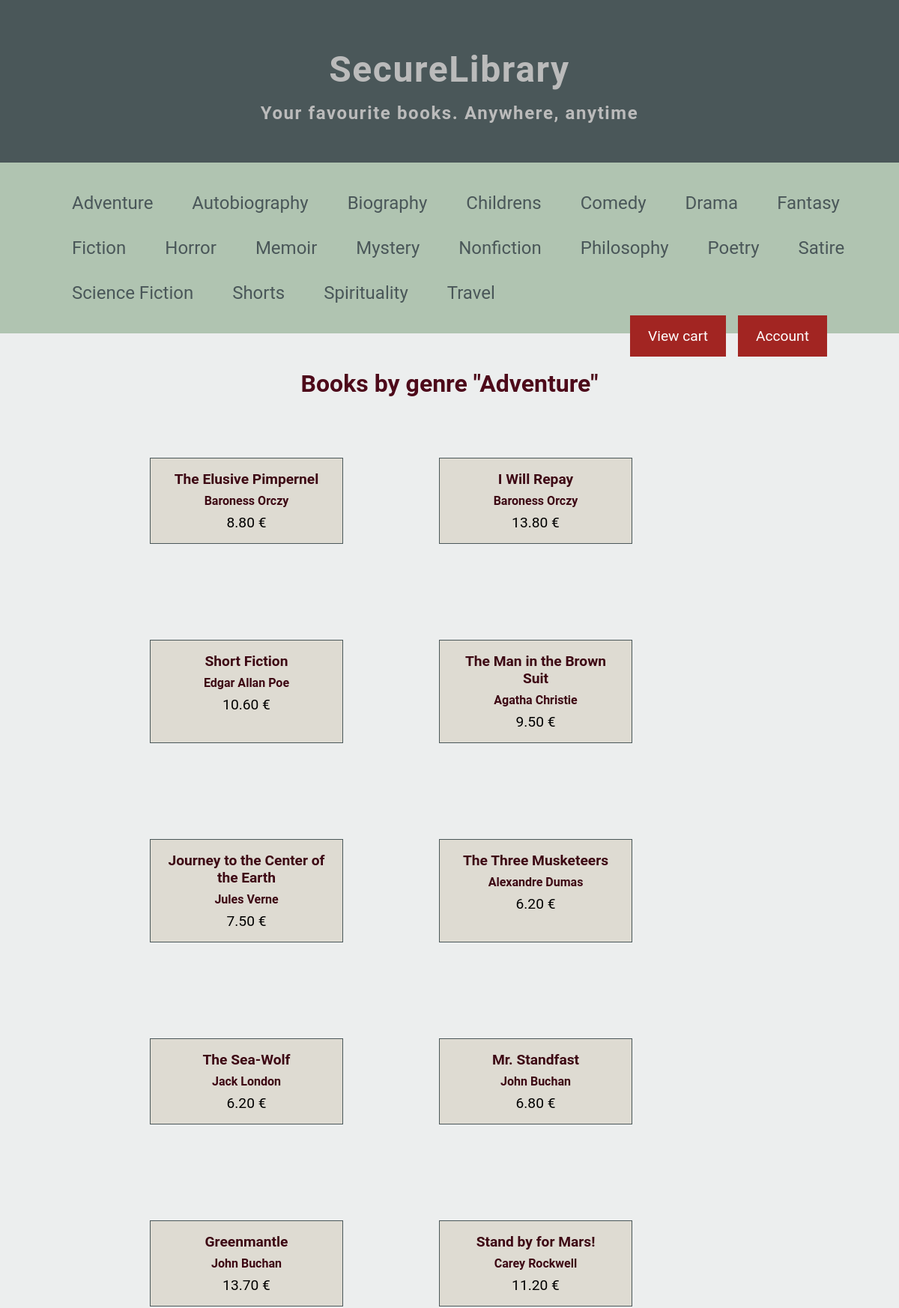
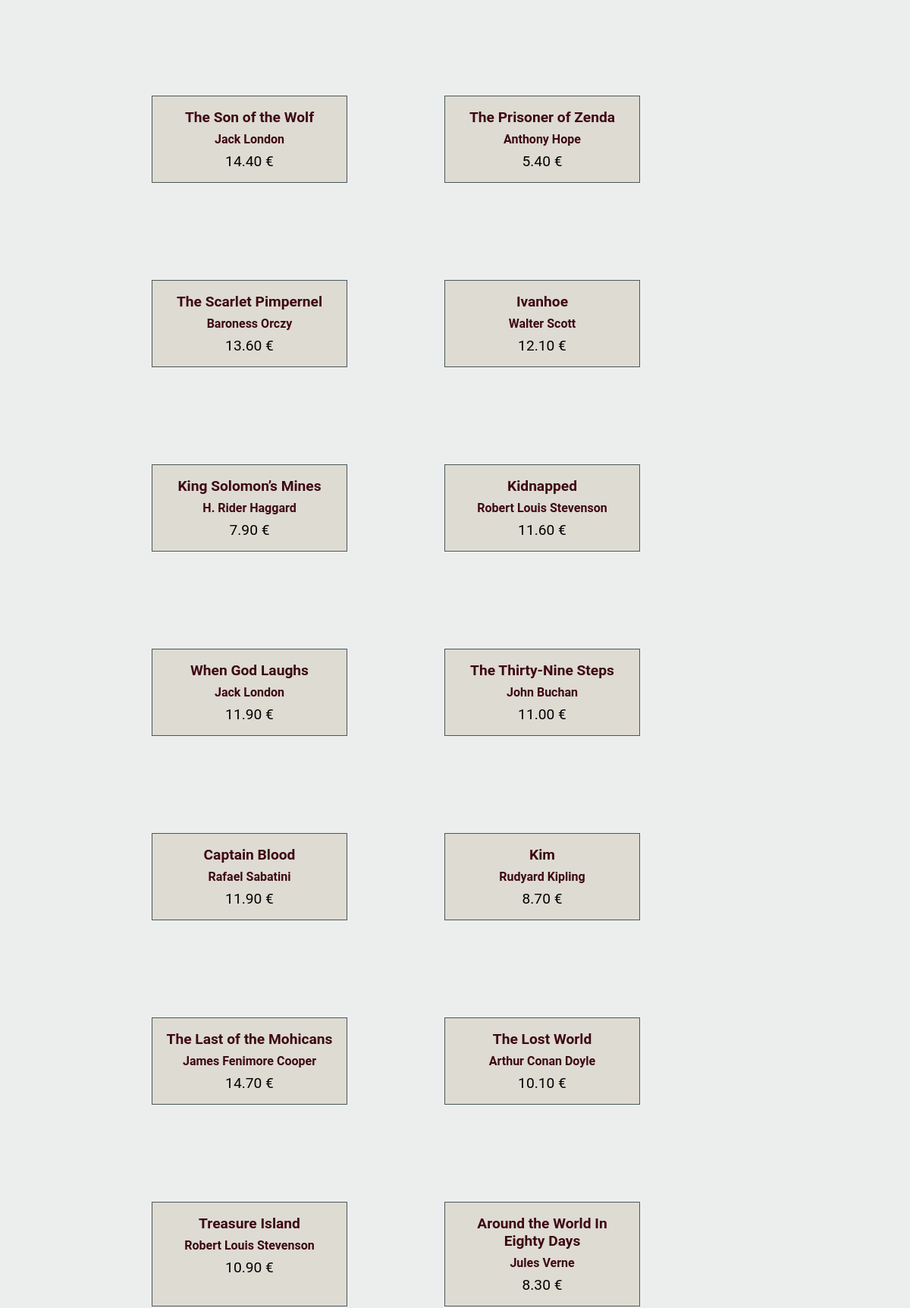
Page /search.php?genre=1 (upper part) on the committed database (2 pictures, top to bottom).
### tables this page shows
CREATE TABLE `genres` (
  `id` int PRIMARY KEY AUTO_INCREMENT,
  `name` varchar(255)
);

CREATE TABLE `ebooks` (
  `id` int PRIMARY KEY AUTO_INCREMENT,
  `title` varchar(255),
  `author` varchar(255),
  `description` text,
  `price` float,
  `path` varchar(255)
);

### public_html/includes/functions.php (called while the page is built, shortened)
<?php
require_once "includes/db_connect.php";
function get_all_genres(){
    global $mysqli;
    return $mysqli->query("SELECT * FROM genres ORDER BY name ASC");
}
function get_by_genre($genre)
{
    global $mysqli;
    $query = $mysqli->prepare(
        "SELECT B.id, B.title, B.author, B.price
                FROM ebooks B INNER JOIN ebook_genre EG ON B.id = EG.ebook_id
                WHERE EG.genre_id = ? "
    );
    $query->bind_param("i", $genre);
    $query->execute();
    return $query->get_result();
}
function get_genre_name($id)
{
    global $mysqli;
    $genre_query = $mysqli->prepare(
        "SELECT G.name
                FROM genres G
                WHERE G.id = ?"
    );
    $genre_query->bind_param("i", $id);
    $genre_query->execute();
    $genre_result = $genre_query->get_result();
    return $genre_result ? $genre_result->fetch_array() : false;
}
?>

### public_html/search.php (the view, shortened to what this page needs)
<?php
require_once "includes/functions.php";
if (isset($_GET['genre'])) {
    $genre_id = $_GET['genre'];
    $result = get_by_genre($genre_id);
    $genre = get_genre_name($genre_id);
}
?>
<!DOCTYPE html>
<html>
<head>
    <?php include "includes/include.php" ?>
</head>
<body>
    <?php include "includes/header.php" ?>
    <main class="search-page">
        <h1>
            Books by genre "<?php echo $genre['name'] ?>"
        </h1>
        <ul class="search-results">
            <?php
            if ($result) {
                while ($row = $result->fetch_array()) {
            ?>
                    <li>
                        <a href="<?php echo 'book.php?id=' . $row['id']; ?>">
                            <div class="book-search-entry">
                                <p class="book-search-title">
                                    <?php echo $row['title'] ?>
                                </p>
                                <p class="book-search-author">
                                    <?php echo $row['author'] ?>
                                </p>
                                <p class="book-search-price"><span class="book-price-number"> <?php echo number_format($row['price'], 2) ?></span> &#8364; </p>
                            </div>
                        </a>
                    </li>
            <?php
                }
            }
            ?>
        </ul>
    </main>
</body>
</html>

### public_html/includes/navbar.php
<nav>
    <ul>
        <?php
        $genres = get_all_genres();
        if ($genres) {
            while ($row = $genres->fetch_array()) {
        ?>
                <li class='menu-entry'>
                    <a href="<?php echo "search.php?genre=" . $row['id'] ?>">
                        <?php echo $row['name'] ?>
                    </a>
                </li>
        <?php
            }
        }
        ?>
    </ul>
    <div class="menu-cart">
        <a href="profile.php">
            Account
        </a>
        <a href="cart.php">
            View cart
        </a>
    </div>
</nav>

### public_html/css/custom.css (style rules this page uses)
html { font-family: 'Roboto', sans-serif; }
html, body { margin: 0; padding: 0; border: 0; outline: 0; font-size: 100%; vertical-align: baseline; background: transparent; }
body { background-color: #eceeee; }
a { text-decoration: none; color: inherit; }
nav { background-color: #B0C4B1; padding: 1.5rem 2rem; }
nav ul { margin: 0; }
nav li { display: inline-block; margin-top: 1rem; margin-bottom: 1rem; font-size: 1.5rem; }
nav a { padding: 1rem 1.5rem; color: #4A5759; }
main { padding: 0 6rem; padding-bottom: 8rem; }
.search-results { text-decoration: none; display: flex; flex-wrap: wrap; }
.search-results li { display: inline-block; text-align: center; margin: 4rem; width: 15rem; border: 1px solid #4A5759; background-color: #DEDBD2; padding: 0.5rem; }
.search-page h1, .cart-page h1 { text-align: center; color: #4d0a1a; margin-top: 3rem; margin-bottom: 0rem; }
.book-search-entry p { margin: 0.5rem; }
.book-search-title, .book-search-author { font-weight: bold; color: #3D0814; }
.book-search-title { font-size: 1.2rem; }
.book-search-price { font-size: 1.2rem; }
.menu-cart { margin-right: 3rem; }
.menu-cart a, .cart-buy-button a, .profile-links a { background-color: #A22522; float: right; padding: 1rem 1.5rem; margin-right: 1rem; color: white; font-size: 1.2rem; }
main { clear: both; }

### rows in the picture
genres: name "Adventure"
genres: name "Autobiography"
genres: name "Biography"
genres: name "Childrens"
genres: name "Comedy"
genres: name "Drama"
genres: name "Fantasy"
genres: name "Fiction"
genres: name "Horror"
genres: name "Memoir"
genres: name "Mystery"
genres: name "Nonfiction"
genres: name "Philosophy"
genres: name "Poetry"
genres: name "Satire"
genres: name "Science Fiction"
genres: name "Shorts"
genres: name "Spirituality"
genres: name "Travel"
ebooks: title "The Elusive Pimpernel", author "Baroness Orczy", price "8.80"
ebooks: title "I Will Repay", author "Baroness Orczy", price "13.80"
ebooks: title "Short Fiction", author "Edgar Allan Poe", price "10.60"
ebooks: title "The Man in the Brown Suit", author "Agatha Christie", price "9.50"
ebooks: title "Journey to the Center of the Earth", author "Jules Verne", price "7.50"
ebooks: title "The Three Musketeers", author "Alexandre Dumas", price "6.20"
ebooks: title "The Sea-Wolf", author "Jack London", price "6.20"
ebooks: title "Mr. Standfast", author "John Buchan", price "6.80"
ebooks: title "Greenmantle", author "John Buchan", price "13.70"
ebooks: title "Stand by for Mars!", author "Carey Rockwell", price "11.20"
ebooks: title "The Son of the Wolf", author "Jack London", price "14.40"
ebooks: title "The Prisoner of Zenda", author "Anthony Hope", price "5.40"
ebooks: title "The Scarlet Pimpernel", author "Baroness Orczy", price "13.60"
ebooks: title "Ivanhoe", author "Walter Scott", price "12.10"
ebooks: title "King Solomon’s Mines", author "H. Rider Haggard", price "7.90"
ebooks: title "Kidnapped", author "Robert Louis Stevenson", price "11.60"
ebooks: title "When God Laughs", author "Jack London", price "11.90"
ebooks: title "The Thirty-Nine Steps", author "John Buchan", price "11.00"
ebooks: title "Captain Blood", author "Rafael Sabatini", price "11.90"
ebooks: title "Kim", author "Rudyard Kipling", price "8.70"
ebooks: title "The Last of the Mohicans", author "James Fenimore Cooper", price "14.70"
ebooks: title "The Lost World", author "Arthur Conan Doyle", price "10.10"
ebooks: title "Treasure Island", author "Robert Louis Stevenson", price "10.90"
ebooks: title "Around the World In Eighty Days", author "Jules Verne", price "8.30"
